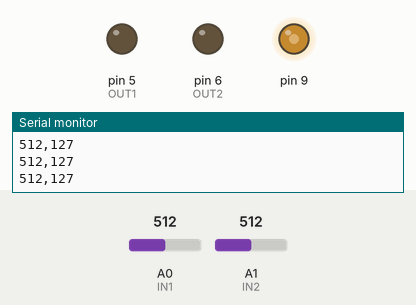
This sketch was run on a simulated Arduino Uno, built with avr-gcc and run on an emulated ATmega328P. Shown: output pins drawn as LEDs (lit = HIGH), the last lines printed to the serial monitor. The inputs (shaded band) are chosen by the test bench; at power-on: A0 (IN1) = 512, A1 (IN2) = 512.

Above: at 1.2 s.
1.3 s: A0 (IN1) set to 716
At 2.0 s:
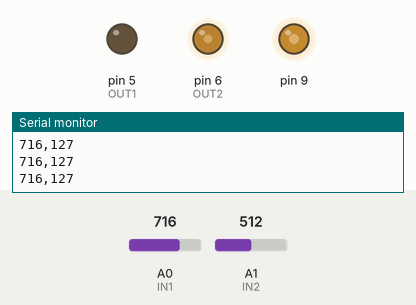
2.8 s: A1 (IN2) set to 716
At 3.1 s:
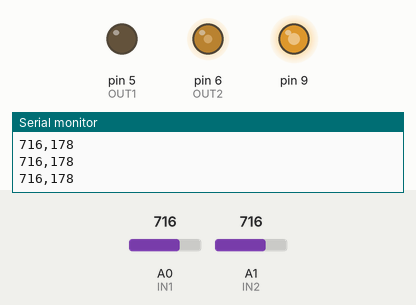
4.3 s: A1 (IN2) set to 43
At 5.3 s:
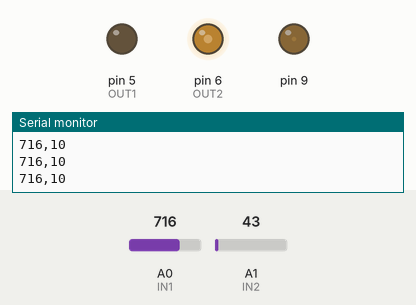
5.8 s: A1 (IN2) set to 38
At 6.3 s:
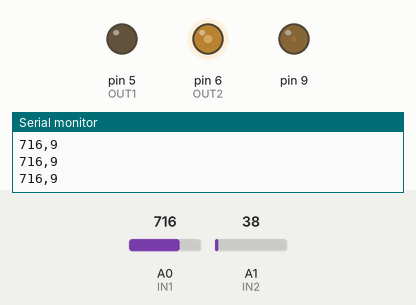
7.3 s: A0 (IN1) set to 984
At 8.5 s:
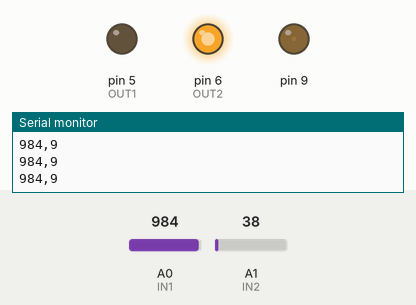
8.8 s: A0 (IN1) set to 1006
At 9.8 s:
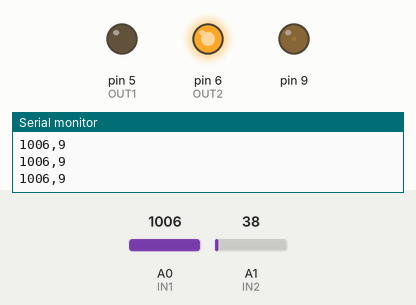
Timing chart, 0 to 11.8 s (numbered marks = the images above; inputs shaded):
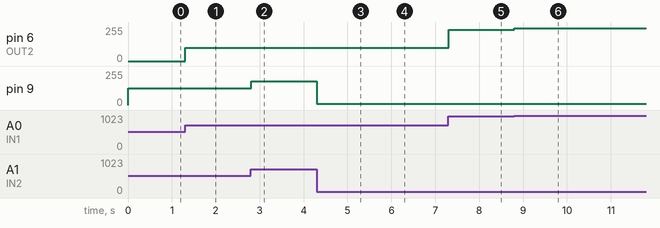

The sketch:

Arduino_CV.ino
```cpp
#define IN1 A0
#define IN2 A1
#define OUT1 5
#define OUT2 6

int freq,wave;

void setup() {
  // put your setup code here, to run once:
  pinMode(IN1, INPUT);
  pinMode(IN2, INPUT);
  pinMode(5, OUTPUT);
  pinMode(6, OUTPUT);
  pinMode(9, OUTPUT);
  digitalWrite(5, LOW);
  digitalWrite(6, LOW);
  Serial.begin(9600);
}

void loop() {
  // put your main code here, to run repeatedly:
  freq = analogRead(IN1);
  wave = analogRead(IN2);
  int conv = map(wave, 0, 1023, 0, 255);
  CV(freq);
  analogWrite(9, conv);
  Serial.print(freq);
  Serial.print(",");
  Serial.println(conv);
}

void CV(int v) {
  int r = map(v, 0, 1023, -255, 255);
  analogWrite(OUT1, max(LOW, -r));
  analogWrite(OUT2, max(LOW, r));

}
```

Measured:
- after the input at 1.3 s, pin 6 (OUT2): 0/255 → 101/255 at once
- after the input at 2.8 s, pin 9: 127/255 → 178/255 at once
- after the input at 4.3 s, pin 9: 178/255 → 10/255 at once
- after the input at 5.8 s, pin 9: 10/255 → 9/255 at once
- after the input at 7.3 s, pin 6 (OUT2): 101/255 → 235/255 at once
- after the input at 8.8 s, pin 6 (OUT2): 235/255 → 246/255 at once
